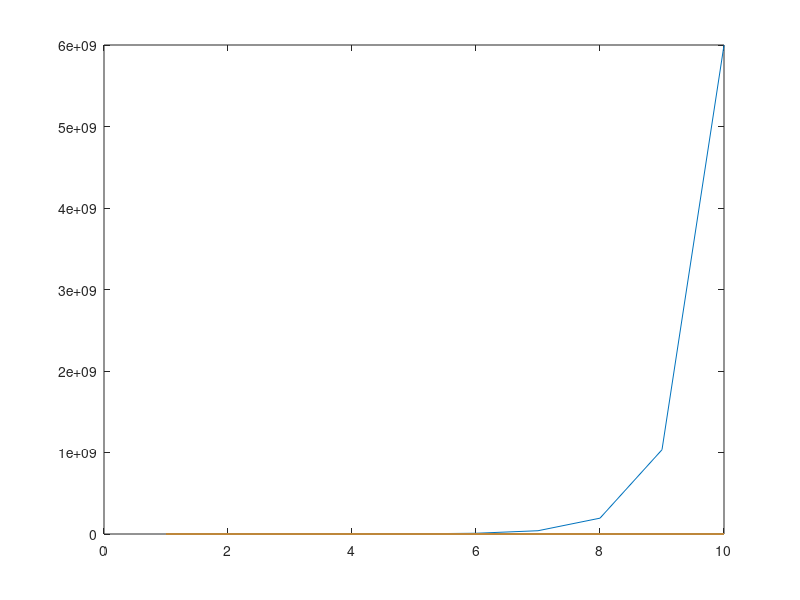

Write MATLAB code to recreate this figure. (Note: this script raises an error after producing the figure.)
clearvars
clc
close all

% numerical
a = zeros(10);
t=[1:1:10];
r=0.48;
N_t=50000;
a(1)=N_t;
for time=2:10
    N_t1=N_t*(1+(r*time))
    a(time)=N_t1
    N_t=N_t1
end
plot(t,a)
hold on
plot(t,population1)
hold off
